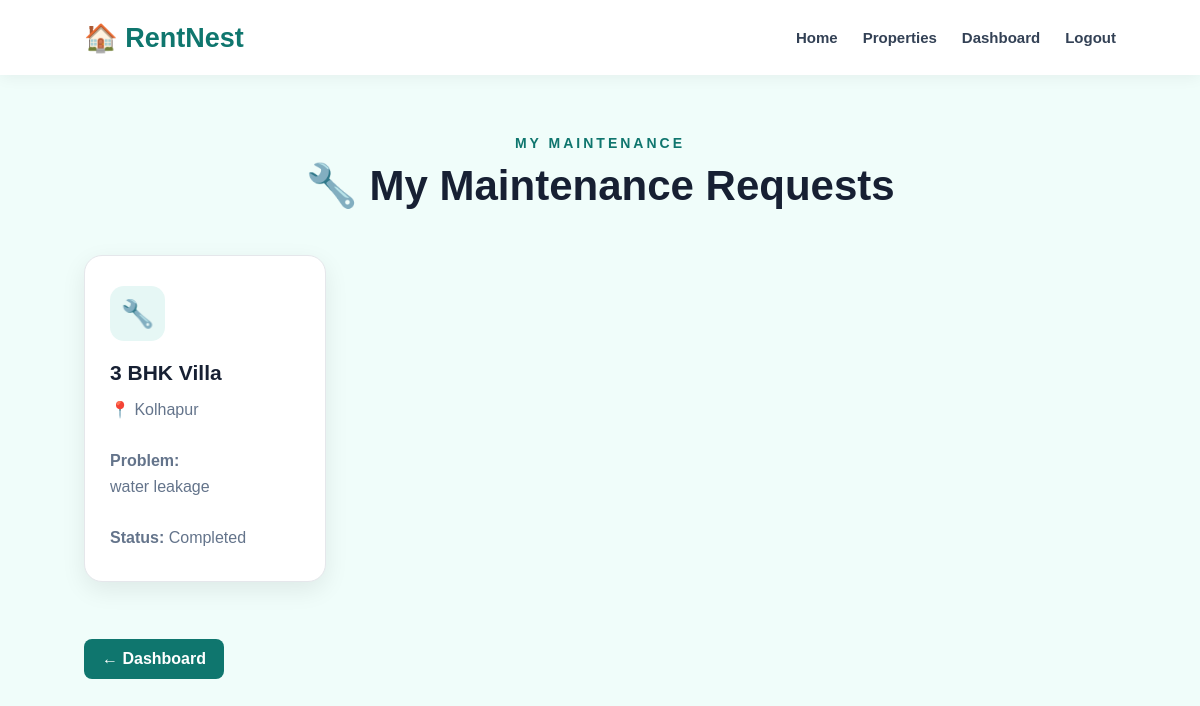
The page /my-maintenance (signed in) on the database its author committed.
### tables this page shows
CREATE TABLE maintenance_requests (

            id INTEGER PRIMARY KEY AUTOINCREMENT,

            tenant_id INTEGER,

            property_id INTEGER,

            problem TEXT NOT NULL,

            status TEXT DEFAULT 'Pending',

            request_date TIMESTAMP DEFAULT CURRENT_TIMESTAMP

        );

CREATE TABLE properties (

            id INTEGER PRIMARY KEY AUTOINCREMENT,

            owner_id INTEGER,

            title TEXT NOT NULL,

            property_type TEXT NOT NULL,

            location TEXT NOT NULL,

            rent INTEGER NOT NULL,

            deposit INTEGER,

            facilities TEXT,

            image TEXT,

            status TEXT DEFAULT 'Available'

        );

### app.py (the view)
@app.route("/my-maintenance")
def my_maintenance():
    if "user_id" not in session:
        return redirect(url_for("login"))
    if session.get("role") != "Tenant":
        return redirect(url_for("login"))
    connection = get_db_connection()
    maintenance_requests = connection.execute("""
        SELECT
            maintenance_requests.*,
            properties.title,
            properties.location
        FROM maintenance_requests

        LEFT JOIN properties
        ON maintenance_requests.property_id = properties.id

        WHERE maintenance_requests.tenant_id = ?

        ORDER BY maintenance_requests.id DESC
    """, (session["user_id"],)).fetchall()
    connection.close()
    return render_template(
        "my_maintenance.html",
        maintenance_requests=maintenance_requests
    )

### database.py (called while the page is built)
def get_db_connection():
    connection = sqlite3.connect(DATABASE)
    connection.row_factory = sqlite3.Row
    return connection

### templates/my_maintenance.html (shortened to what this page needs)
<!DOCTYPE html>
<html lang="en">
<head>
    <link rel="stylesheet"
          href="{{ url_for('static', filename='style.css') }}">
</head>
<body class="dashboard-page">
<nav class="navbar">
    <div class="logo">
        🏠 RentNest
    </div>
    <div class="nav-links">
        <a href="/">
            Home
        </a>
        <a href="/properties">
            Properties
        </a>
        <a href="/tenant-dashboard">
            Dashboard
        </a>
        <a href="/logout">
            Logout
        </a>
    </div>
</nav>
<section class="dashboard-section">
    <div class="dashboard-heading">
        <p class="small-heading">
            MY MAINTENANCE
        </p>
        <h1>
            🔧 My Maintenance Requests
        </h1>
    </div>
    <div class="dashboard-cards">
        {% for request in maintenance_requests %}
        <div class="dashboard-card">
            <div class="card-icon">
                🔧
            </div>
            <h2>
                {{ request["title"] }}
            </h2>
            <p>
                📍 {{ request["location"] }}
                <br><br>
                <strong>Problem:</strong>
                <br>
                {{ request["problem"] }}
                <br><br>
                <strong>Status:</strong>
                {{ request["status"] }}
            </p>
        </div>
        {% endfor %}
    </div>
    <div>
        <a href="/tenant-dashboard"
           class="card-button">
            ← Dashboard
        </a>
    </div>
</section>
</body>
</html>

### static/style.css (style rules this page uses)
* { margin: 0; padding: 0; box-sizing: border-box; }
body { font-family: Arial, Helvetica, sans-serif; background: #f8fafc; color: #172033; }
.navbar { height: 75px; display: flex; align-items: center; justify-content: space-between; padding: 0 7%; background: white; box-shadow: 0 2px 15px rgba(0, 0, 0, 0.06); position: sticky; top: 0; z-index: 100; }
.logo { font-size: 27px; font-weight: bold; color: #0f766e; }
.nav-links { display: flex; align-items: center; gap: 25px; }
.nav-links a { text-decoration: none; color: #334155; font-size: 15px; font-weight: 600; }
.small-heading { color: #14b8a6; font-size: 14px; font-weight: bold; letter-spacing: 2px; margin-bottom: 15px; }
.dashboard-section { padding: 60px 7%; min-height: calc(100vh - 80px); }
.dashboard-heading { text-align: center; margin-bottom: 45px; }
.dashboard-heading .small-heading { color: #0f766e; font-size: 14px; font-weight: bold; letter-spacing: 3px; margin-bottom: 10px; }
.dashboard-heading h1 { font-size: 42px; margin: 0 0 12px; color: #172033; }
.dashboard-cards { display: grid; grid-template-columns: repeat(4, 1fr); gap: 22px; margin-bottom: 45px; }
.dashboard-card { background: white; padding: 30px 25px; border-radius: 18px; box-shadow: 0 8px 25px rgba(0, 0, 0, 0.08); transition: 0.3s; border: 1px solid #e5e7eb; }
.card-icon { width: 55px; height: 55px; display: flex; align-items: center; justify-content: center; background: #e6f7f5; border-radius: 14px; font-size: 27px; margin-bottom: 20px; }
.dashboard-card h2 { font-size: 21px; margin-bottom: 12px; color: #172033; }
.dashboard-card p { color: #64748b; line-height: 1.6; min-height: 75px; }
.card-button { display: inline-block; margin-top: 12px; padding: 11px 18px; background: #0f766e; color: white; text-decoration: none; border-radius: 8px; font-weight: bold; transition: 0.3s; }
.dashboard-page { background: #f0fdfa; }

### rows shown on the page
maintenance_requests: title "3 BHK Villa", location "Kolhapur", problem "water leakage", status "Completed"
